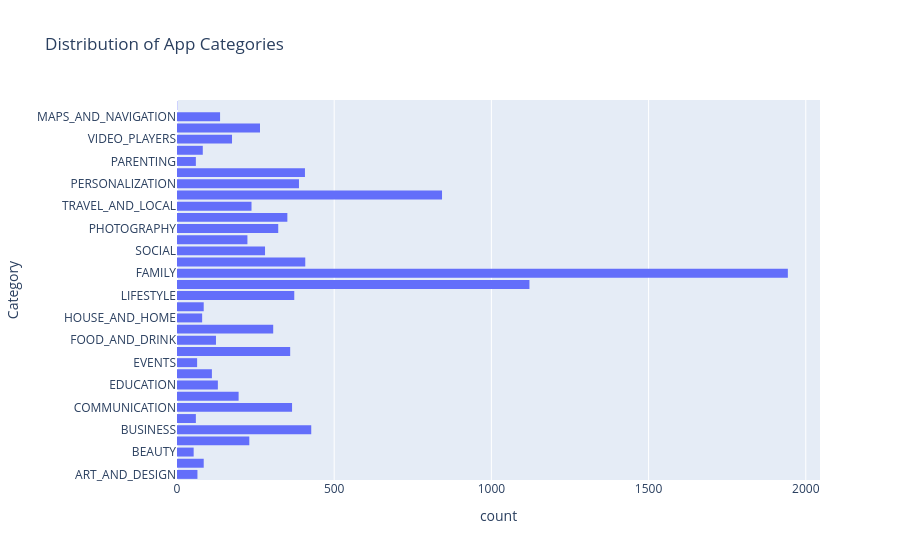

Notebook source saved alongside this figure:
### Markdown cell above
# Q1 Which Categories have the most Apps? (Univariate)

### Code cell
fig = px.histogram(
    df,
    y="Category",
    title="Distribution of App Categories"
)

fig.show()

### Figure 1 — Plotly figure (JSON) as saved in the notebook; plotly's stock layout.template omitted (floating-point values rounded to 4 significant figures; data arrays with more than 128 entries replaced by an {"elided": "..."} marker saying what was removed)
{"data": [{"bingroup": "y", "hovertemplate": "count=%{x}<br>Category=%{y}<extra></extra>", "legendgroup": "", "marker": {"color": "#636efa", "pattern": {"shape": ""}}, "name": "", "orientation": "h", "showlegend": false, "type": "histogram", "xaxis": "x", "y": {"elided": "10358 str values"}, "yaxis": "y"}], "layout": {"barmode": "relative", "legend": {"tracegroupgap": 0}, "title": {"text": "Distribution of App Categories"}, "xaxis": {"anchor": "y", "domain": [0, 1], "title": {"text": "count"}}, "yaxis": {"anchor": "x", "domain": [0, 1], "title": {"text": "Category"}}}}
